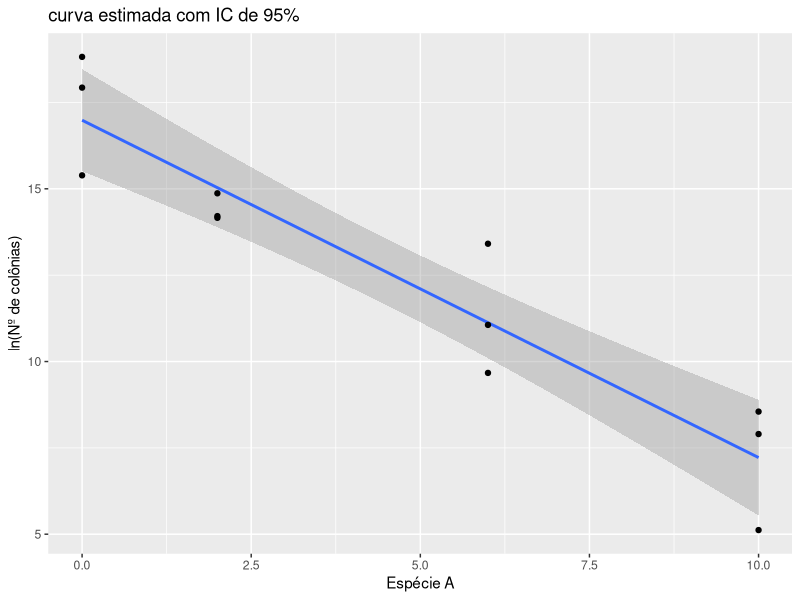
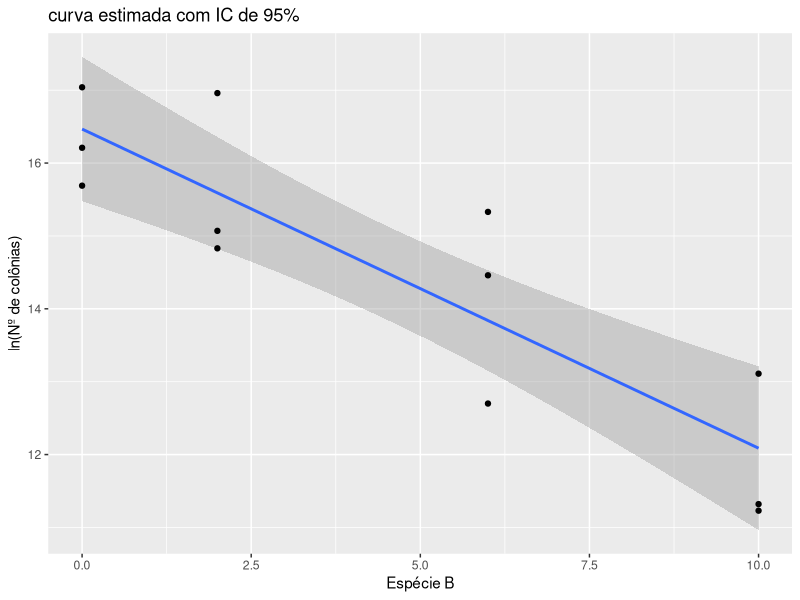

Here is the R script that generated these plots, in order:
# Lista 5

library(ggplot2)

# Exercio 4

y <- c(17.93,18.82,15.39,14.21,14.16,14.87,9.67,13.41,11.06,8.55,5.12,7.91,
      15.69,17.04,16.21,16.96,14.83,15.07,15.33,14.46,12.70,13.11,11.23,11.32)

x1 <- c(0,0,0,2,2,2,6,6,6,10,10,10,rep(0,12))
x2 <- c(rep(0,12),0,0,0,2,2,2,6,6,6,10,10,10)
x <- matrix(c(x1,x2),24,2)

Y <- cbind(y)
X <- cbind(1,x)

n <- length(Y)  # tamanho da amostra
V <- solve(t(X)%*%X) # (X'X)-¹
D <- V%*%t(X) # (X'X)-¹*X'

beta.MQ <- D%*%Y # matriz Beta0 e beta1 estimados
sigma2.hat <- as.numeric(t(Y)%*%(diag(n) - X%*%D)%*%Y/(n-4)) # variancia estimada não viciada
sigma.hat <- sqrt(sigma2.hat) # desvio padrão estimada não viciada
Matrix.cov <- sigma2.hat*V # matriz de covariancias 

model <- lm(formula = Y ~ x) # modelo de regressão

confint(model) # Intervalos de confiança marginais

# item c

F <- function(C,c,beta,sigma2,n){ # Função para calcular a estatística F e o p-valor
  k <- nrow(C)
  F.obs <- as.numeric(t(C%*%beta - c)%*% solve( C%*% solve(t(X)%*%X) %*% t(C)) %*% (C%*%beta - c)/(k*sigma2))
  p.valor = 1 - pf(F.obs,k,n-2)
  return(c(F.obs,p.valor))
}

#H_0: B1 - B2 = 0
C0 <- matrix(c(0,-1,1),1,3) # Matriz C
c0 <- 0 # Vetor c
f <- F(C0, c0, beta.MQ, sigma2.hat, length(Y)) # estatística F e o p-valor

# item d

x0 <- c(1,10,0)
mu0 <- x0%*%beta.MQ

# item e
y1 <- c(17.93,18.82,15.39,14.21,14.16,14.87,9.67,13.41,11.06,8.55,5.12,7.9)
y2 <- c(15.69,17.04,16.21,16.96,14.83,15.07,15.33,14.46,12.70,13.11,11.23,11.32)
xk <- c(0,0,0,2,2,2,6,6,6,10,10,10)
A <- data.frame(y1,xk)
B <- data.frame(y2,xk)
ggplot(A,aes(x=xk,y=y1)) + geom_smooth(method = lm) + geom_point() + labs(y ="ln(Nº de colônias)", x ="Espécie A") +
  ggtitle("curva estimada com IC de 95%") 
ggplot(B,aes(x=xk,y=y2)) + geom_smooth(method = lm) + geom_point()+ labs(y ="ln(Nº de colônias)", x ="Espécie B") +
  ggtitle("curva estimada com IC de 95%") 
